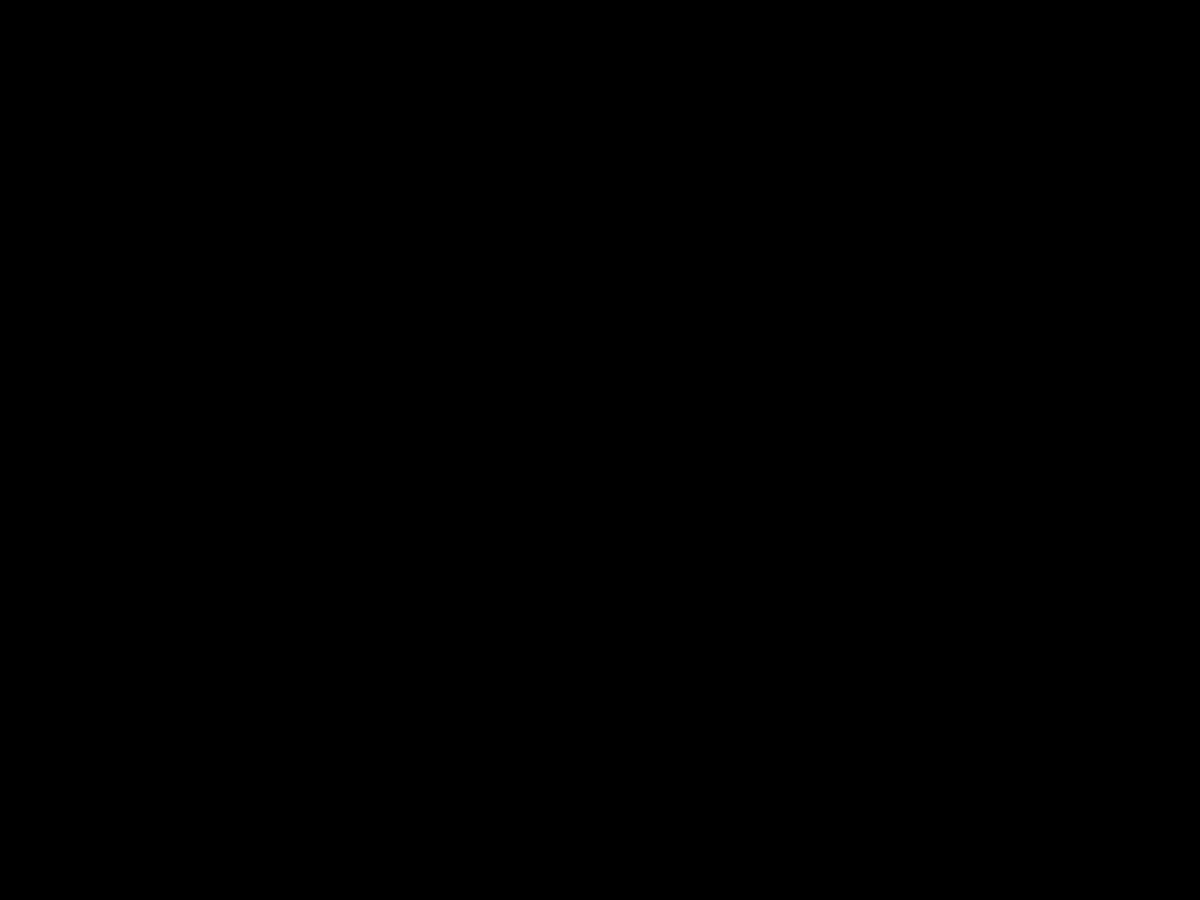
Frame 1 (no input)
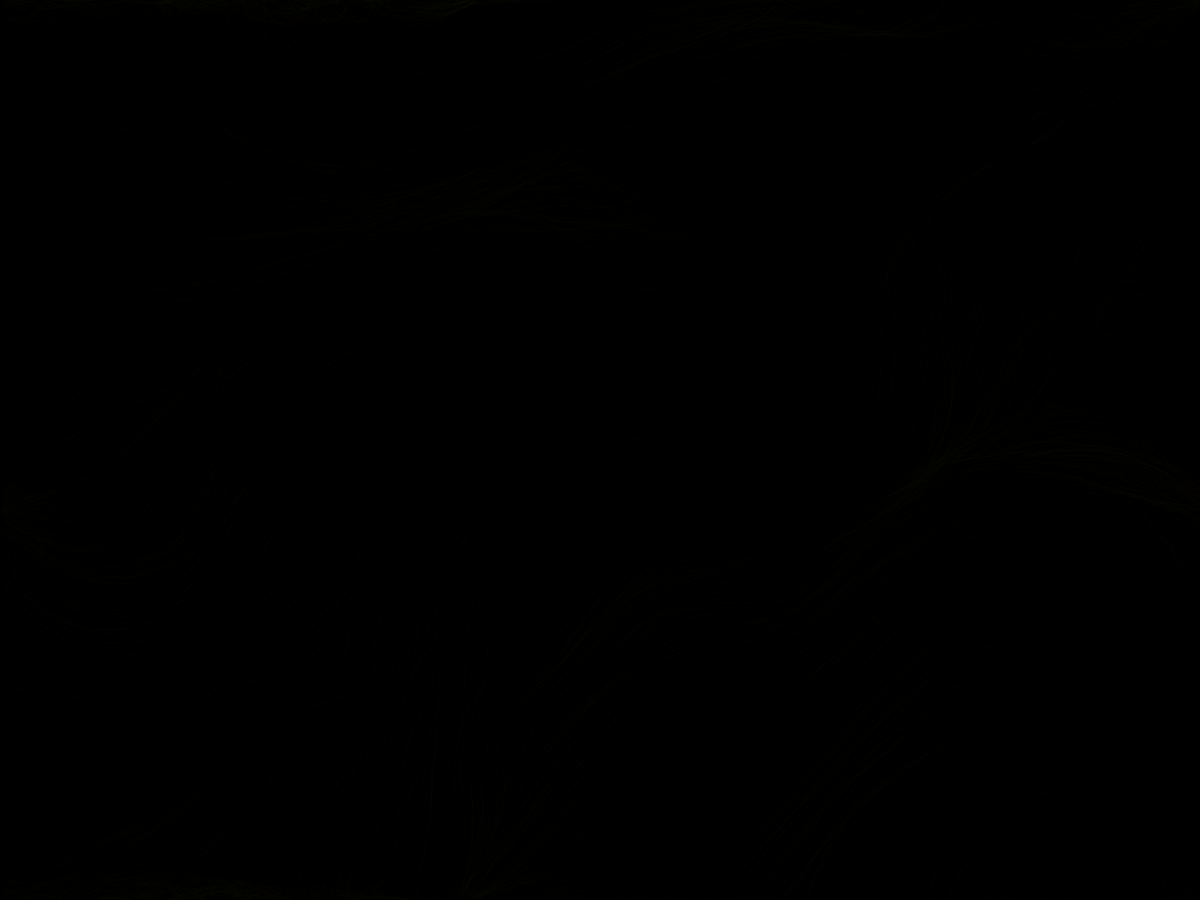
Frame 60 (the mouse pressed at the canvas centre just before this capture)
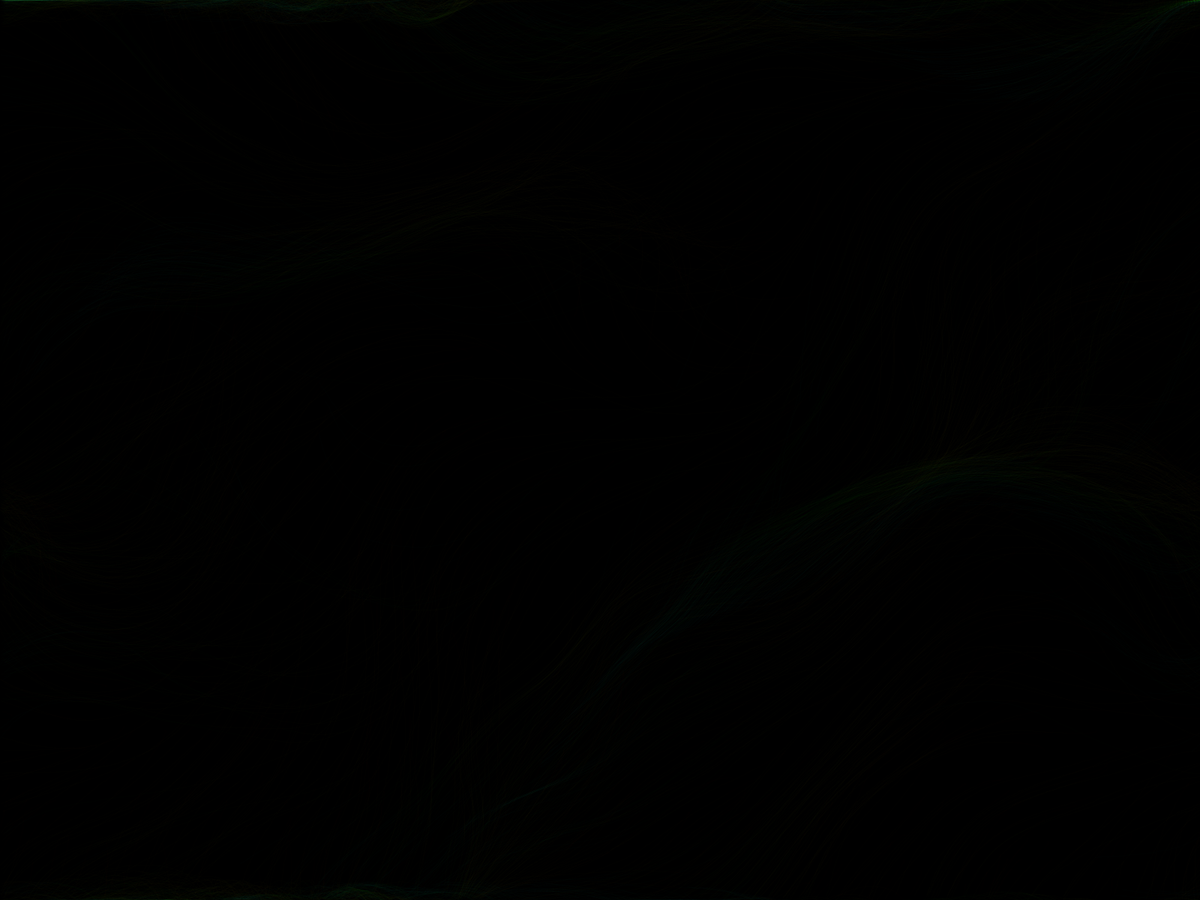
Frame 120 (the mouse held since frame 60 and released just before this capture)

The Processing sketch that drew these frames (run headless with seeded random() and noise(); from frame 60 on, the mouse is pressed at the canvas centre):

// Processing sketch: Flowfield
// ── Flowfield.pde
float w = 40;
float h = 40;
int cols;
int rows;

float zoff = 0;

PVector[][] grid;
  Particle[] particles = new Particle[1000];

void setup() {
  //size(1200, 800);
  fullScreen();
  colorMode(HSB);
  cols = int(width / w);
  rows = int(height / h);
  for (int i = 0; i < particles.length; i++) {
    particles[i] = new Particle();
  }
  background(0);
}

void draw() {


  grid = new PVector[cols][rows];
  float xoff = 0;
  for (int y = 0; y < rows; y++) {
    float yoff = 0;
    for (int x = 0; x < cols; x++) {
      float ang = noise(xoff, yoff, zoff) * TWO_PI;
      grid[x][y] = PVector.fromAngle(ang);
      yoff += 0.1;
    }
    xoff += 0.1;
  }

  for (Particle p : particles) {
    p.update();
    p.edges();
    p.show();
    int x = floor(cols * p.pos.x / (width+1));
    int y = floor(rows * p.pos.y / (height+1));
    PVector force = grid[x][y];
    p.applyForce(force);
  }
  
  //stroke(0, 100);
  //noFill();
  //for (int y = 0; y < rows; y++) {
  //  for (int x = 0; x < cols; x++) {
  //    //strokeWeight(1);
  //    //rect(x*w, y*h, w, h);
  //    pushMatrix();
  //    translate(x*w+w/2, y*h+h/2);
  //    rotate(grid[x][y].heading());
  //    strokeWeight(2);
  //    line(0, 0, w/2, 0);
  //    popMatrix();
  //  }
  //}
  zoff += 0.008;
}

// ── Particle.pde
class Particle {
  PVector pos;
  PVector vel;
  PVector acc;
  float maxvel = 8;
  float h = 0;

  PVector prev;

  Particle() {
    pos = new PVector(random(width), random(height));
    prev = pos.copy();
    vel = PVector.random2D();//new PVector(0, 0);
    acc = new PVector(0, 0);
  }

  void applyForce(PVector force) {
    acc.add(force);
  }

  void update() {
    vel.add(acc);
    vel.limit(maxvel);
    prev = pos.copy();
    pos.add(vel);
    acc.mult(0);
    h++;
  }

  void edges() {
    if (pos.x < 0) {
      pos.x = width;
      prev = pos.copy();
    }
    if (pos.x > width) {
      pos.x = 0;
      prev = pos.copy();
    }
    if (pos.y < 0) {
      pos.y = height;
      prev = pos.copy();
    }
    if (pos.y > height) {
      pos.y = 0;
      prev = pos.copy();
    }
  }

  void show() {
    stroke(h % 256, 255, 255, 2);
    strokeWeight(0.8);
    line(pos.x, pos.y, prev.x, prev.y);
  }
}
